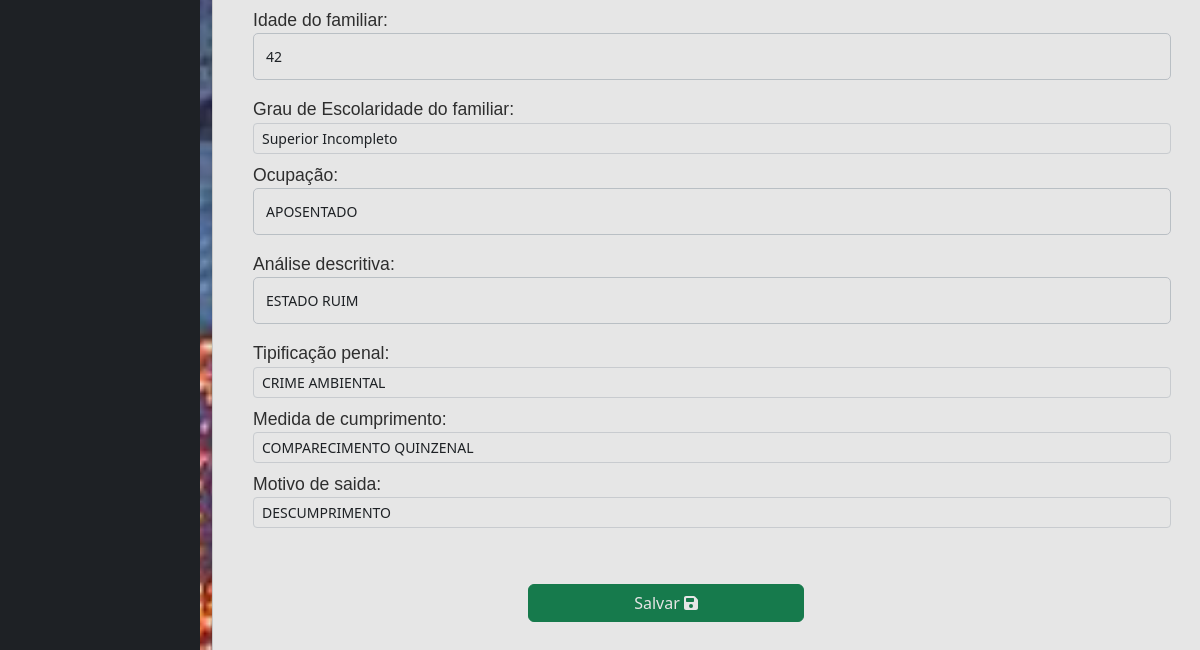
Page /atualizar_dados/05290952900/ (signed in, lower part) on the earlier database version.
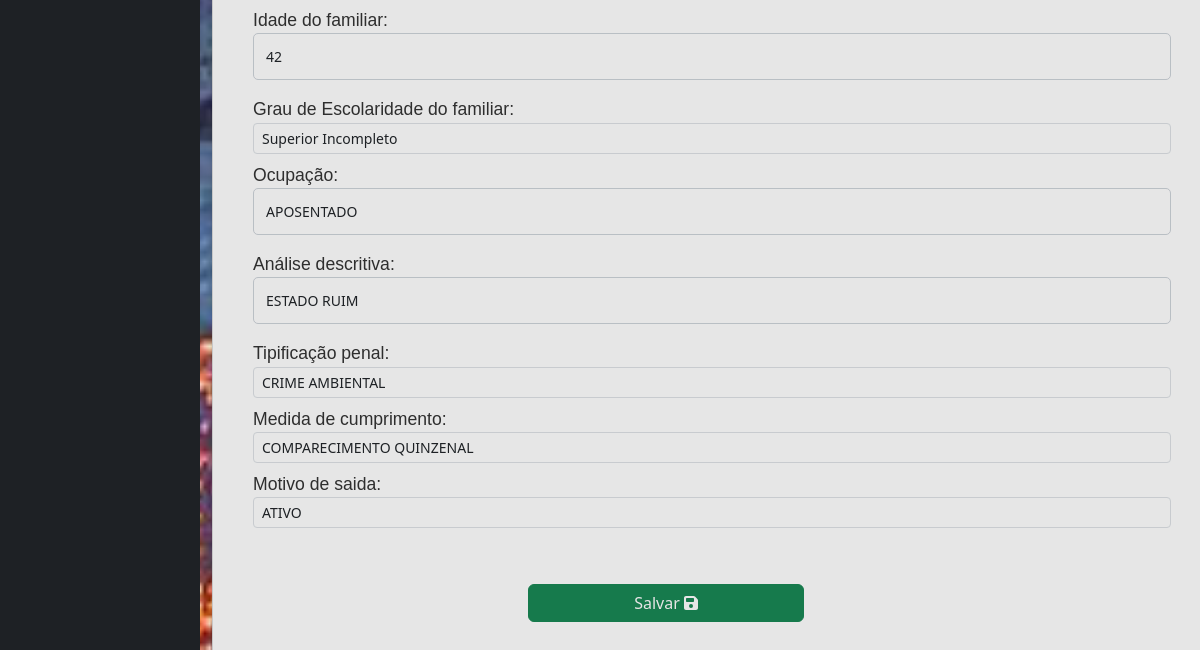
Same page on the later database version.
### core/models.py (models this page shows, shortened)
class InformacoesComplementares(models.Model):
    cidadao = models.ForeignKey(Cidadao, on_delete=models.CASCADE, to_field='cpf', related_name='informacoes_complementares')
    quantas_pessoas = models.CharField(max_length=2, verbose_name='Quantas pessoas moram com você ? (inclua você na contagem)')
    nome_familiar = models.CharField(max_length=70, verbose_name='Nome de um familiar:')
    parentesco = models.CharField(max_length=100, default='', verbose_name='Grau de parentesco:')
    idade_familiar = models.CharField(max_length=3, verbose_name='Idade do familiar:', blank=True)  # Valor padrão definido
    escolaridade_familiar = models.CharField(
                                            choices=c_escolaridade,
                                            max_length=30,
                                            default='selecione',
                                            verbose_name='Grau de Escolaridade do familiar:')
    ocupacao = models.CharField(max_length=100, verbose_name='Ocupação:')
    analise_descritiva = models.CharField(max_length=300, verbose_name='Análise descritiva:')
    tip_penal = models.CharField(
                                    default='selecione',
                                    choices=c_tip_penal,
                                    max_length=30,
                                    verbose_name='Tipificação penal:'
                                )
    medida_cumprimento = models.CharField(
                                            default='selecione',
                                            max_length=50,
                                            choices=c_medida_cumprimento,
                                            verbose_name='Medida de cumprimento:',
                                            )
    motivo_saida = models.CharField(
                                    default='nao definido',
                                    choices=c_motivo_saida,
                                    max_length=40,
                                    verbose_name='Motivo de saida:'
                                    )

### core/views.py (the view)
# urls.py: path('atualizar_dados/<str:cpf>/', views.atualizar_dados, name='atualizar_dados'),
@login_required
def atualizar_dados(request, cpf):
    try:
        cidadao = Cidadao.objects.get(cpf=cpf)
    except Cidadao.DoesNotExist:
        return redirect('not_found_page')
    unidade_usuario = request.user.unidade
    if cidadao.unidade != unidade_usuario:
        messages.error(request, 'Você não tem permissão para acessar esses dados.')
        return redirect('permission_denied')
    if request.method == 'POST':
        form_cidadao = AlterarDadosForm(request.POST, instance=cidadao)
        form_historico_saude = HistoricoSaudeForm(request.POST, instance=HistoricoSaude.objects.filter(cidadao=cidadao).first())
        form_historico_criminal = HistoricoCriminalForm(request.POST, instance=HistoricoCriminal.objects.filter(cidadao=cidadao).first())
        form_informacoes_complementares = InformacoesComplementaresForm(request.POST, instance=InformacoesComplementares.objects.filter(cidadao=cidadao).first())
        if (form_cidadao.is_valid() and
            form_historico_saude.is_valid() and
            form_historico_criminal.is_valid() and
            form_informacoes_complementares.is_valid()):
            form_cidadao.save()
            form_historico_saude.save()
            form_historico_criminal.save()
            form_informacoes_complementares.save()
            return redirect('sucess_page')
        else:
            messages.error(request, 'Há erros no formulário. Por favor, corrija-os.')
    else:
        form_cidadao = AlterarDadosForm(instance=cidadao)
        form_historico_saude = HistoricoSaudeForm(instance=HistoricoSaude.objects.filter(cidadao=cidadao).first() or HistoricoSaude(cidadao=cidadao))
        form_historico_criminal = HistoricoCriminalForm(instance=HistoricoCriminal.objects.filter(cidadao=cidadao).first() or HistoricoCriminal(cidadao=cidadao))
        form_informacoes_complementares = InformacoesComplementaresForm(instance=InformacoesComplementares.objects.filter(cidadao=cidadao).first() or InformacoesComplementares(cidadao=cidadao))
    return render(request, 'commons/include/editar_form.html', {
        'form_cidadao': form_cidadao,
        'form_historico_saude': form_historico_saude,
        'form_historico_criminal': form_historico_criminal,
        'form_informacoes_complementares': form_informacoes_complementares,
        'cidadao': cidadao
    })

### core/forms.py
class AlterarDadosForm(forms.ModelForm):
    class Meta:
        model = Cidadao
        fields = '__all__'
        exclude = ['unidade']
    def __init__(self, *args, **kwargs):
        super(AlterarDadosForm, self).__init__(*args, **kwargs)
        for f in self.fields:
            self.fields[f].widget.attrs['class'] = 'form-control form-control-sm'

class HistoricoSaudeForm(forms.ModelForm):
    class Meta:
        model = HistoricoSaude
        fields = '__all__'
        exclude = ['cidadao']
    def __init__(self, *args, **kwargs):
        super(HistoricoSaudeForm, self).__init__(*args, **kwargs)
        for f in self.fields:
            self.fields[f].widget.attrs['class'] = 'form-control form-control-sm'

### templates/commons/include/editar_form.html (shortened to what this page needs)
{% extends 'commons/include/new_base.html' %}
{% load static %}
{% block css %}
    <link href="{% static 'css/editar_form.css' %}" rel="stylesheet">
{% endblock %}
{% block content %}
    <div class="container" id="box_form">
        <form method="post">
            <div class="form-group">
                {{form_informacoes_complementares.as_p }}
            </div>
            <button type="submit" class="btn btn-success mt-4">Salvar
                <i class="fas fa-save"></i>
            </button>
        </form>
    </div>
{% endblock content %}

Differences in the rows shown:
changed InformacoesComplementares "Superior Incompleto": motivo_saida "DESCUMPRIMENTO" → "ATIVO"
